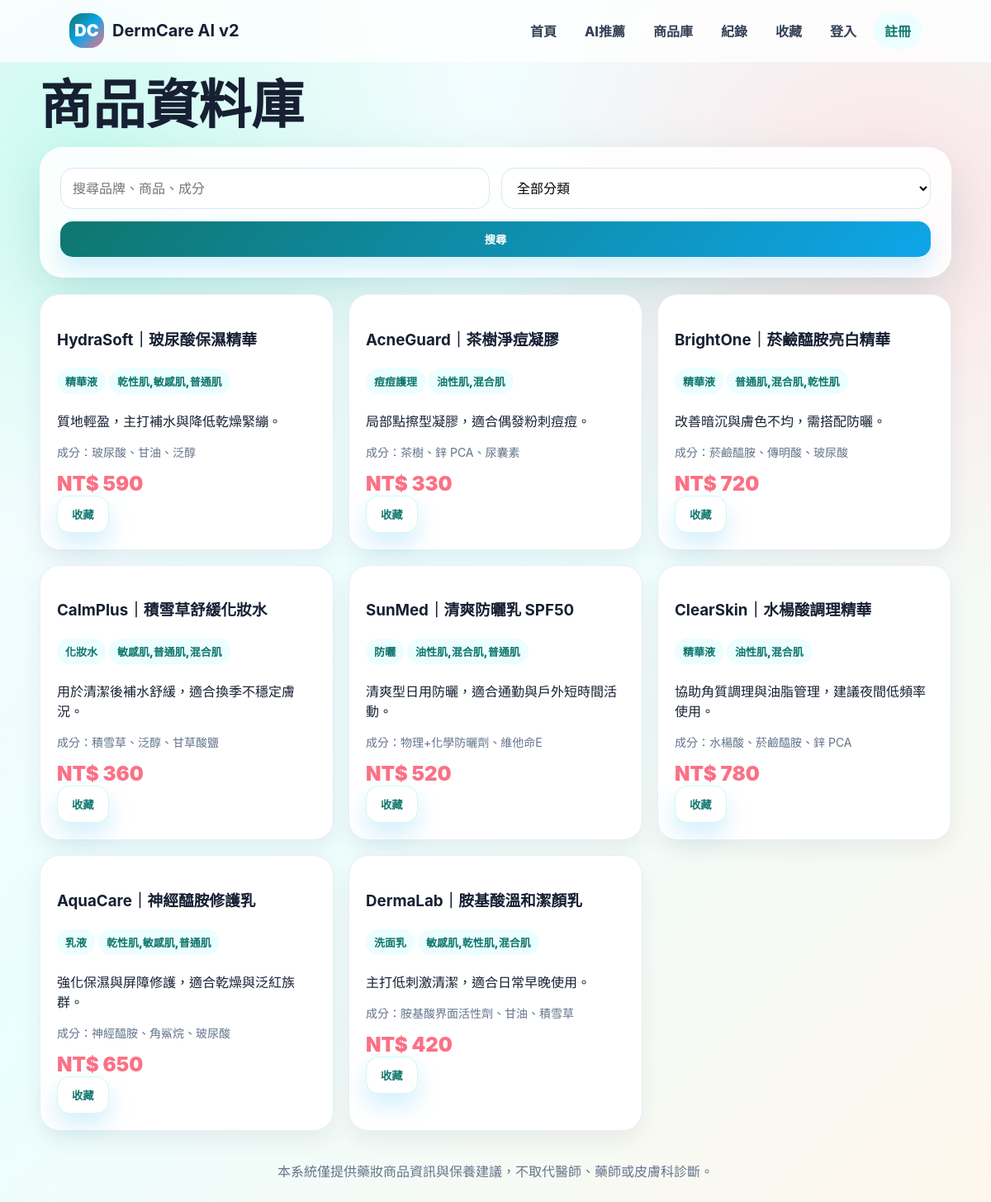
/products.php, run on the app's committed database.
### tables this page shows
CREATE TABLE products(id INT AUTO_INCREMENT PRIMARY KEY,brand VARCHAR(80) NOT NULL,name VARCHAR(160) NOT NULL,category VARCHAR(50) NOT NULL,price INT NOT NULL,skin_types VARCHAR(160),concerns VARCHAR(160),ingredients TEXT,avoid_for TEXT,description TEXT,created_at TIMESTAMP DEFAULT CURRENT_TIMESTAMP);

### includes/auth.php (called while the page is built, shortened)
<?php
require_once __DIR__ . '/db.php';
function current_user(){
    if (empty($_SESSION['user_id'])) return null;
    $stmt=db()->prepare('SELECT id,name,email,role,skin_type,allergy_note FROM users WHERE id=?');
    $stmt->execute([$_SESSION['user_id']]);
    return $stmt->fetch() ?: null;
}

### includes/config.php (called while the page is built, shortened)
<?php
function h($v){ return htmlspecialchars((string)$v, ENT_QUOTES, 'UTF-8'); }

### includes/db.php (called while the page is built)
<?php
require_once __DIR__ . '/config.php';
function db(): PDO {
    static $pdo = null;
    if ($pdo === null) {
        $dsn = 'mysql:host='.DB_HOST.';dbname='.DB_NAME.';charset=utf8mb4';
        $pdo = new PDO($dsn, DB_USER, DB_PASS, [
            PDO::ATTR_ERRMODE => PDO::ERRMODE_EXCEPTION,
            PDO::ATTR_DEFAULT_FETCH_MODE => PDO::FETCH_ASSOC,
        ]);
    }
    return $pdo;
}

### products.php (the view, shortened to what this page needs)
<?php require_once __DIR__.'/includes/layout.php'; render_header('商品庫');
$cat=$_GET['category']??''; $q=$_GET['q']??''; $sql='SELECT * FROM products WHERE 1'; $params=[];
$sql.=' ORDER BY id DESC'; $st=db()->prepare($sql); $st->execute($params); $products=$st->fetchAll(); ?>
<h1>商品資料庫</h1><div class="panel"><form class="form" method="get"><div class="form-row"><input name="q" placeholder="搜尋品牌、商品、成分" value="<?=h($q)?>"><select name="category"><option value="">全部分類</option><?php foreach(['洗面乳','化妝水','精華液','乳液','防曬','痘痘護理'] as $c): ?><option <?= $cat===$c?'selected':'' ?>><?=h($c)?></option><?php endforeach; ?></select></div><button>搜尋</button></form></div><br><div class="products"><?php foreach($products as $p): ?><div class="product"><h3><?=h($p['brand'])?>｜<?=h($p['name'])?></h3><p><span class="tag"><?=h($p['category'])?></span><span class="tag"><?=h($p['skin_types'])?></span></p><p><?=h($p['description'])?></p><p class="small">成分：<?=h($p['ingredients'])?></p><div class="price">NT$ <?=h($p['price'])?></div><form method="post" action="favorite_action.php"><input type="hidden" name="product_id" value="<?=h($p['id'])?>"><button class="btn secondary">收藏</button></form></div><?php endforeach; ?></div><?php render_footer(); ?>

### includes/layout.php
<?php
require_once __DIR__ . '/auth.php';
function render_header($title=APP_NAME){ $u=current_user(); ?>
<!doctype html><html lang="zh-Hant"><head><meta charset="utf-8"><meta name="viewport" content="width=device-width,initial-scale=1"><title><?=h($title)?>｜<?=h(APP_NAME)?></title><link rel="stylesheet" href="assets/style.css"></head><body>
<header class="nav"><a class="brand" href="index.php"><span>DC</span><b>DermCare AI v2</b></a><nav>
<a href="index.php">首頁</a><a href="recommend.php">AI推薦</a><a href="products.php">商品庫</a><a href="history.php">紀錄</a><a href="favorites.php">收藏</a><?php if($u && $u['role']==='admin'): ?><a href="admin/index.php">後台</a><?php endif; ?><?php if($u): ?><a href="logout.php">登出</a><?php else: ?><a href="login.php">登入</a><a class="nav-cta" href="register.php">註冊</a><?php endif; ?>
</nav></header><main><?php if($m=flash()): ?><div class="alert"><?=h($m)?></div><?php endif; ?>
<?php }
function render_footer(){ ?>
</main><footer class="footer">本系統僅提供藥妝商品資訊與保養建議，不取代醫師、藥師或皮膚科診斷。</footer></body></html>
<?php }

### assets/style.css (style rules this page uses)
:root { --ink:#172033;--muted:#64748b;--a:#0f766e;--b:#0ea5e9;--c:#fb7185;--line:#e7eef6;--card:rgba(255,255,255,.88);--shadow:0 22px 60px rgba(15,118,110,.16) }
* { box-sizing:border-box }
body { margin:0;font-family:-apple-system,BlinkMacSystemFont,'Segoe UI','Noto Sans TC','Microsoft JhengHei',sans-serif;color:var(--ink);background:radial-gradient(circle at 8% 12%,#ccfbf1 0,transparent 28%),radial-gradient(circle at 90% 18%,#ffe4e6 0,transparent 30%),linear-gradient(135deg,#f8fafc,#ecfeff 48%,#fff7ed);min-height:100vh }
.nav { position:sticky;top:0;z-index:9;display:flex;align-items:center;justify-content:space-between;gap:18px;padding:15px 7%;background:rgba(255,255,255,.76);backdrop-filter:blur(18px);border-bottom:1px solid rgba(255,255,255,.7) }
.brand { display:flex;align-items:center;gap:10px;text-decoration:none;color:var(--ink);font-size:20px }
.brand span { width:42px;height:42px;display:grid;place-items:center;border-radius:16px;background:linear-gradient(135deg,var(--a),var(--b),var(--c));color:white;font-weight:900 }
.nav nav { display:flex;gap:8px;flex-wrap:wrap }
.nav a { font-weight:800 }
.nav nav a { text-decoration:none;color:#334155;padding:10px 13px;border-radius:999px }
.nav nav a:hover,.nav-cta { background:#ecfeff;color:var(--a)!important }
main { width:min(1180px,92%);margin:auto }
h1 { font-size:clamp(34px,5.6vw,64px);line-height:1.05;margin:18px 0 }
.panel,.card { background:var(--card);border:1px solid rgba(255,255,255,.85);border-radius:28px;padding:24px;box-shadow:var(--shadow) }
.btn,button { display:inline-flex;align-items:center;justify-content:center;border:0;border-radius:15px;padding:12px 17px;background:linear-gradient(135deg,var(--a),var(--b));color:white;font-weight:900;text-decoration:none;cursor:pointer;box-shadow:0 14px 28px rgba(14,165,233,.18) }
.btn.secondary { background:white;color:var(--a);border:1px solid #ccfbf1 }
.form { display:grid;gap:15px }
.form-row { display:grid;grid-template-columns:repeat(2,1fr);gap:14px }
input,select,textarea { width:100%;padding:13px 14px;border:1px solid #dbe7f0;border-radius:16px;background:white;font:inherit }
.products { display:grid;grid-template-columns:repeat(3,1fr);gap:18px }
.product { background:white;border:1px solid var(--line);border-radius:24px;padding:20px;box-shadow:0 12px 28px rgba(15,23,42,.06) }
.price { font-size:24px;font-weight:900;color:var(--c) }
.tag { display:inline-block;background:#ecfeff;color:var(--a);border-radius:999px;padding:6px 10px;margin:4px 4px 4px 0;font-size:13px;font-weight:900 }
.small { color:var(--muted);font-size:14px }
.footer { text-align:center;color:#64748b;padding:36px 16px }

### data on the page
products: brand "HydraSoft", name "玻尿酸保濕精華", category "精華液", skin_types "乾性肌,敏感肌,普通肌", description "質地輕盈，主打補水與降低乾燥緊繃。", ingredients "玻尿酸、甘油、泛醇", price "590"
products: brand "AcneGuard", name "茶樹淨痘凝膠", category "痘痘護理", skin_types "油性肌,混合肌", description "局部點擦型凝膠，適合偶發粉刺痘痘。", ingredients "茶樹、鋅 PCA、尿囊素", price "330"
products: brand "BrightOne", name "菸鹼醯胺亮白精華", category "精華液", skin_types "普通肌,混合肌,乾性肌", description "改善暗沉與膚色不均，需搭配防曬。", ingredients "菸鹼醯胺、傳明酸、玻尿酸", price "720"
products: brand "CalmPlus", name "積雪草舒緩化妝水", category "化妝水", skin_types "敏感肌,普通肌,混合肌", description "用於清潔後補水舒緩，適合換季不穩定膚況。", ingredients "積雪草、泛醇、甘草酸鹽", price "360"
products: brand "SunMed", name "清爽防曬乳 SPF50", category "防曬", skin_types "油性肌,混合肌,普通肌", description "清爽型日用防曬，適合通勤與戶外短時間活動。", ingredients "物理+化學防曬劑、維他命E", price "520"
products: brand "ClearSkin", name "水楊酸調理精華", category "精華液", skin_types "油性肌,混合肌", description "協助角質調理與油脂管理，建議夜間低頻率使用。", ingredients "水楊酸、菸鹼醯胺、鋅 PCA", price "780"
products: brand "AquaCare", name "神經醯胺修護乳", category "乳液", skin_types "乾性肌,敏感肌,普通肌", description "強化保濕與屏障修護，適合乾燥與泛紅族群。", ingredients "神經醯胺、角鯊烷、玻尿酸", price "650"
products: brand "DermaLab", name "胺基酸溫和潔顏乳", category "洗面乳", skin_types "敏感肌,乾性肌,混合肌", description "主打低刺激清潔，適合日常早晚使用。", ingredients "胺基酸界面活性劑、甘油、積雪草", price "420"
